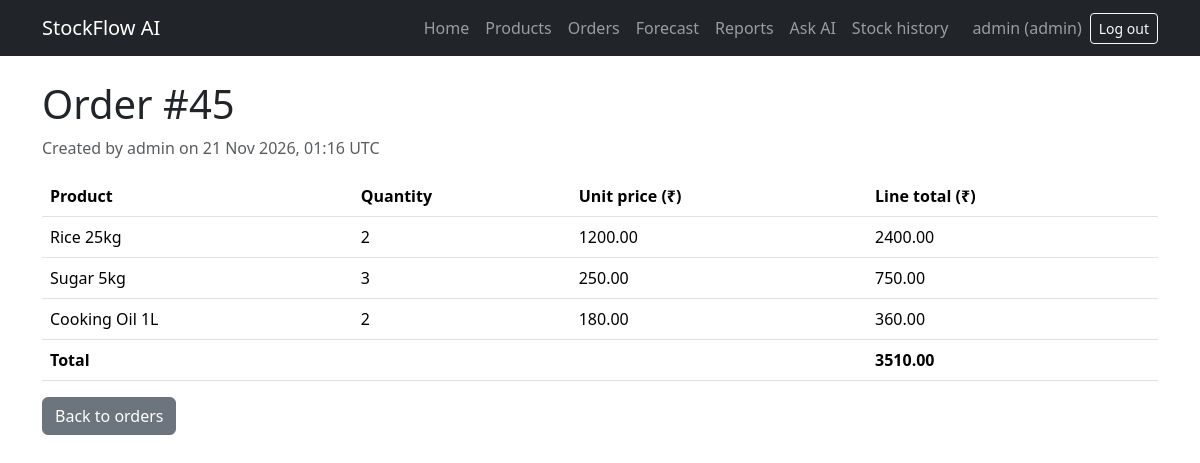
/orders/45 (signed in), run on the app's committed database.
### app/models.py (models this page shows, shortened)
class User(UserMixin, db.Model):
    __tablename__ = "users"
    id = db.Column(db.Integer, primary_key=True)
    username = db.Column(db.String(80), unique=True, nullable=False)
    password_hash = db.Column(db.String(255), nullable=False)
    role = db.Column(db.String(20), nullable=False, default="staff")
    @property
    def is_admin(self):
        return self.role == "admin"

class Order(db.Model):
    __tablename__ = "orders"
    id = db.Column(db.Integer, primary_key=True)
    created_at = db.Column(db.DateTime(timezone=True), nullable=False, default=utc_now)
    created_by_id = db.Column(db.Integer, db.ForeignKey("users.id"), nullable=False)
    created_by = db.relationship("User")
    items = db.relationship(
        "OrderItem",
        back_populates="order",
        cascade="all, delete-orphan",
        order_by="OrderItem.id",
    )
    @property
    def total(self):
        return sum(item.line_total for item in self.items)

class OrderItem(db.Model):
    __tablename__ = "order_items"
    id = db.Column(db.Integer, primary_key=True)
    order_id = db.Column(db.Integer, db.ForeignKey("orders.id"), nullable=False)
    product_id = db.Column(db.Integer, db.ForeignKey("product.id"), nullable=False)
    quantity = db.Column(db.Integer, nullable=False)
    unit_price = db.Column(db.Float, nullable=False)
    order = db.relationship("Order", back_populates="items")
    product = db.relationship("Product")
    @property
    def line_total(self):
        return self.quantity * self.unit_price

class Product(db.Model):
    id = db.Column(db.Integer, primary_key=True)
    name = db.Column(db.String(120), unique=True, nullable=False)
    quantity = db.Column(db.Integer, nullable=False, default=0)
    price = db.Column(db.Float, nullable=False)
    reorder_level = db.Column(db.Integer, nullable=False, default=10)
    is_active = db.Column(db.Boolean, nullable=False, default=True)

### app/orders.py (the view)
    @app.route("/orders/<int:order_id>")
    @login_required
    def order_detail(order_id):
        order = db.get_or_404(Order, order_id)
        return render_template("order_detail.html", order=order)

### app/auth.py (called while the page is built)
@login_manager.user_loader
def load_user(user_id):
    return db.session.get(User, int(user_id))

### app/templates/order_detail.html (shortened to what this page needs)
{% extends "base.html" %}
{% block content %}
    <h1>Order #{{ order.id }}</h1>
    <p class="text-muted">
        Created by {{ order.created_by.username }}
        on {{ order.created_at.strftime("%d %b %Y, %H:%M") }} UTC
    </p>
    <table class="table mt-3">
        <thead>
            <tr>
                <th>Product</th>
                <th>Quantity</th>
                <th>Unit price (₹)</th>
                <th>Line total (₹)</th>
            </tr>
        </thead>
        <tbody>
            {% for item in order.items %}
                <tr>
                    <td>{{ item.product.name }}</td>
                    <td>{{ item.quantity }}</td>
                    <td>{{ "%.2f"|format(item.unit_price) }}</td>
                    <td>{{ "%.2f"|format(item.line_total) }}</td>
                </tr>
            {% endfor %}
        </tbody>
        <tfoot>
            <tr class="fw-bold">
                <td colspan="3">Total</td>
                <td>{{ "%.2f"|format(order.total) }}</td>
            </tr>
        </tfoot>
    </table>
    <a href="{{ url_for('orders') }}" class="btn btn-secondary">Back to orders</a>
{% endblock %}

### app/templates/base.html (shortened to what this page needs)
<!DOCTYPE html>
<html lang="en">
<head>
    <link href="https://cdn.jsdelivr.net/npm/bootstrap@5.3.3/dist/css/bootstrap.min.css" rel="stylesheet">
</head>
<body>
    <nav class="navbar navbar-expand navbar-dark bg-dark">
        <div class="container">
            <a class="navbar-brand" href="{{ url_for('home') }}">StockFlow AI</a>
            <div class="navbar-nav align-items-center">
                <a class="nav-link" href="{{ url_for('home') }}">Home</a>
                {% if current_user.is_authenticated %}
                    <a class="nav-link" href="{{ url_for('products') }}">Products</a>
                    <a class="nav-link" href="{{ url_for('orders') }}">Orders</a>
                    <a class="nav-link" href="{{ url_for('forecast') }}">Forecast</a>
                    {% if current_user.is_admin %}
                        <a class="nav-link" href="{{ url_for('reports') }}">Reports</a>
                        <a class="nav-link" href="{{ url_for('ask') }}">Ask AI</a>
                        <a class="nav-link" href="{{ url_for('stock_history') }}">Stock history</a>
                    {% endif %}
                    <span class="navbar-text ms-3 me-2">
                        {{ current_user.username }} ({{ current_user.role }})
                    </span>
                    <form method="post" action="{{ url_for('logout') }}" class="d-inline">
                        <button type="submit" class="btn btn-sm btn-outline-light">Log out</button>
                    </form>
                {% else %}
                    <a class="nav-link" href="{{ url_for('about') }}">About</a>
                    <a class="nav-link" href="{{ url_for('login') }}">Log in</a>
                {% endif %}
            </div>
        </div>
    </nav>
    <main class="container mt-4">
        {% block content %}{% endblock %}
    </main>
</body>
</html>

### data on the page
User: username "admin", role "admin", created_by.username "admin"
Order: id "45", created_at "21 Nov 2026, 01:16"
OrderItem: product.name "Rice 25kg", quantity "2", unit_price "1200.00", line_total "2400.00", total "3510.00"
OrderItem: product.name "Sugar 5kg", quantity "3", unit_price "250.00", line_total "750.00"
OrderItem: product.name "Cooking Oil 1L", quantity "2", unit_price "180.00", line_total "360.00"
